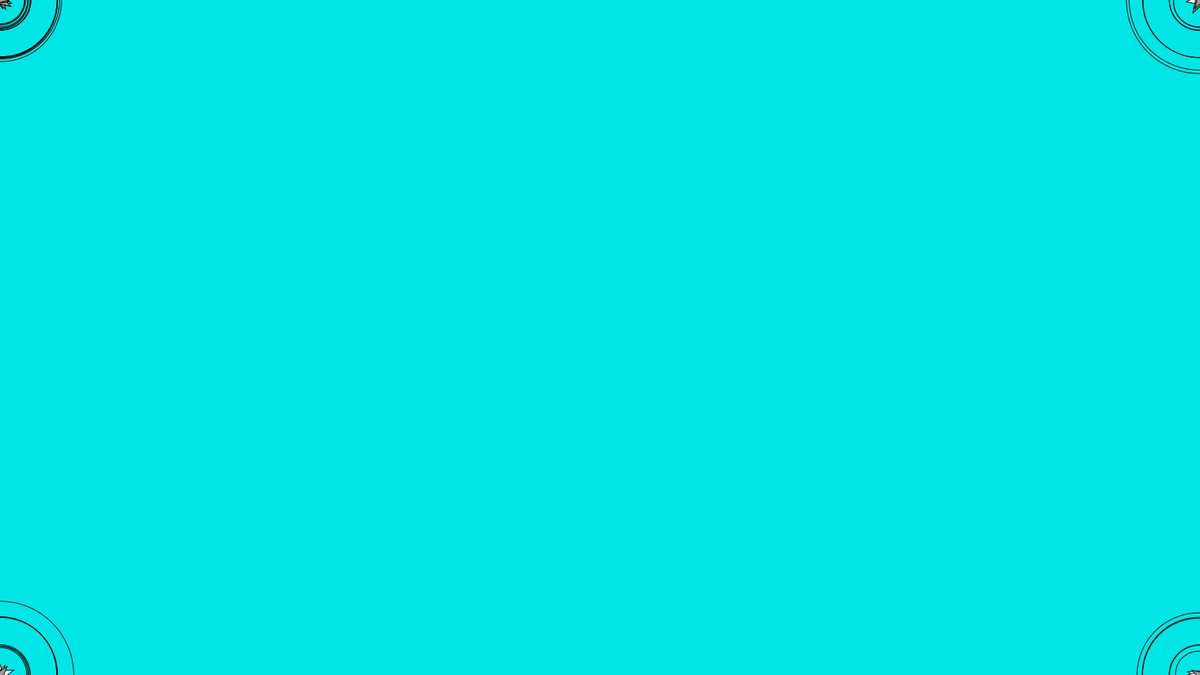
Frame 1 (no input)
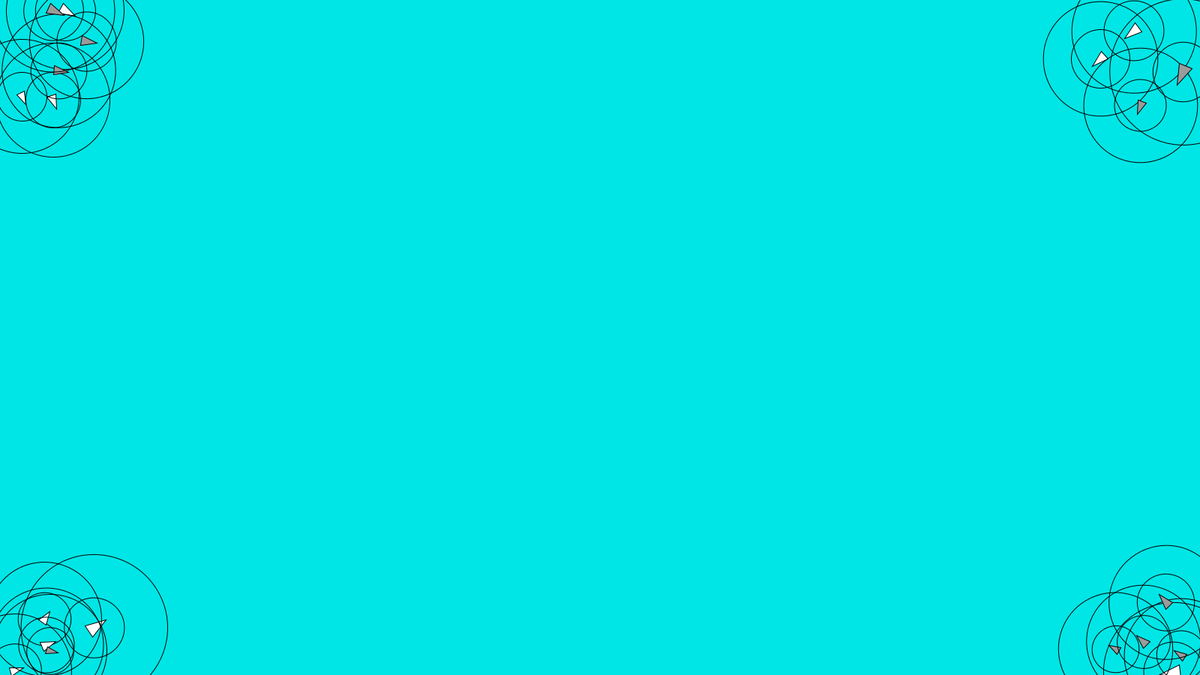
Frame 60 (the mouse pressed at the canvas centre just before this capture)
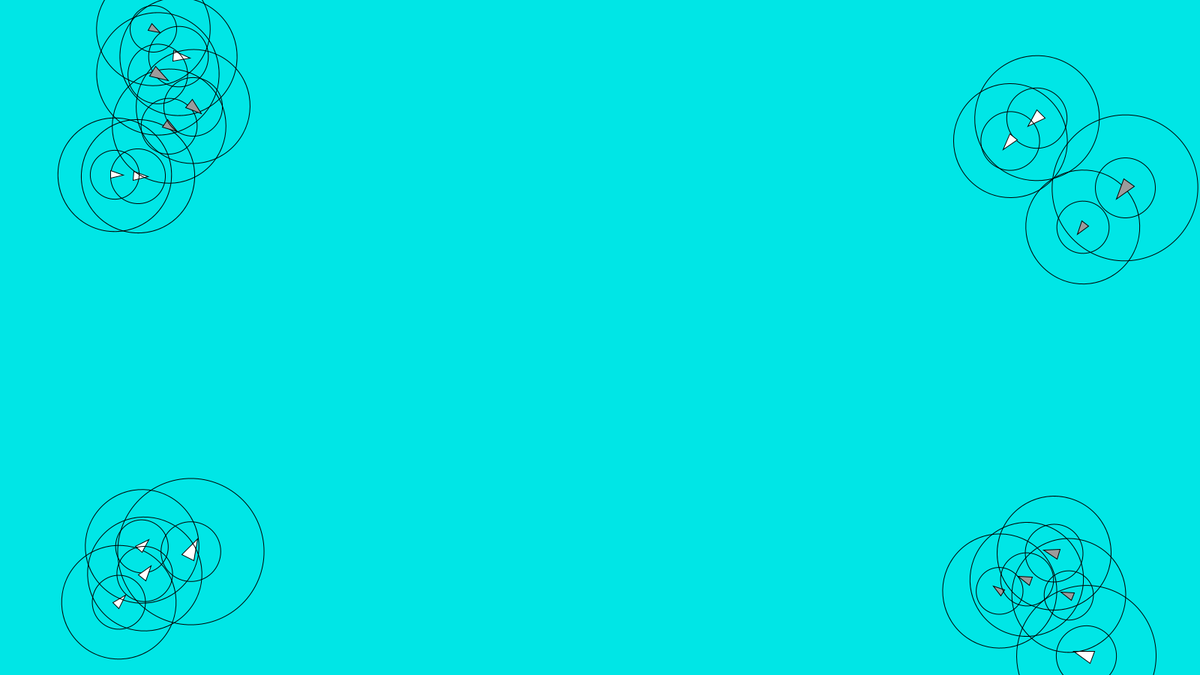
Frame 120 (the mouse held since frame 60 and released just before this capture)

The Processing sketch that drew these frames (run headless with seeded random() and noise(); from frame 60 on, the mouse is pressed at the canvas centre):

// Processing sketch: boid_simulation_3_size
// ── boid_simulation_3_size.pde
ArrayList<Flock> flock = new ArrayList<Flock>();

void setup(){
  size(1600, 900);
  background(0, 230, 230);
  noStroke();
  
  for (int i = 0; i < 2; i++){
    flock.add(new Flock(Species.PREY, 10, 255-100*i));
  }
}

void draw(){
  background(0, 230, 230); // reset background
  
  for (Flock species : flock){
    species.behave();
  }
  
}

void mousePressed() {
  switch (mouseButton){
    case (LEFT): flock.get(0).addBoid(mouseX, mouseY, 10); break;
    case (RIGHT): break;
  }
}
// ── Boid.pde
// basic boid class

class Boid {
  
  PVector pos;
  PVector vel = PVector.random2D();
  PVector acc = new PVector(0,0);
  
  PVector center, steer, noise;
  PVector cohesion, alignment, separation;
  
  //float crowdR, selfR, speed, force;
  float distance, size, weight;
  int count, colour;
  
  Boid(){ // default position
    buildBoid(0, 0, 255);
  }
  Boid(int c){ // default position with colour
    buildBoid(0, 0, c);
  }
  Boid(float x, float y){ // set position
    buildBoid(x, y, 255);
  }
  Boid(float x, float y, int c){ // set position with colour
    buildBoid(x, y, c);
  }
  
  void buildBoid(float x, float y, int c){ // function setting
    pos = new PVector(x, y);
    colour = c;
    size = random(0.6)+0.7;
  }
  
  void move(ArrayList<Boid> flock){
    applyForce(flock);
    
    // animate and edge detection
    wrap();
    draw();
  }
  
  void applyForce(ArrayList<Boid> flock){
  }
  
  
  PVector cohesion(ArrayList<Boid> flock, float radius){
    center = new PVector(0,0);
    count = 0;
    for (Boid boid : flock){
      distance = PVector.dist(boid.pos, pos);
      if ((distance > 0)&&(distance < radius)){ // check for neighbour
        center.add(boid.pos); // add position
        count++;
      }
    }
    if (count > 0){
      center.div(count); // average position (target)
      center.sub(pos); // vector point from position to target
    }
    return center;
  }
  
  PVector alignment(ArrayList<Boid> flock, float radius){
    center = new PVector(0,0);
    for (Boid boid : flock){
      distance = PVector.dist(boid.pos, pos);
      if ((distance > 0)&&(distance < radius)){ // check for neighbour
        center.add(boid.vel); // accumulate velocity
      }
    }
    return center;
  }
  
  PVector separation(ArrayList<Boid> flock, float radius){
    center = new PVector(0,0);
    steer = new PVector(0,0);
    for (Boid boid : flock){
      distance = PVector.dist(boid.pos, pos);
      if ((distance > 0)&&(distance < radius)){ // check for neighbour
        center = PVector.sub(pos, boid.pos); // separate from center
        center.normalize().div(distance); // weight by distance
        steer.add(center); // accumulate direction
      }
    }
    return steer;
  }
  
  void draw(){
  }
  
  void wrap(){ // warp around the screen
   pos.x = (pos.x + width) % width;
   pos.y = (pos.y + height) % height;
  }
  
}
// ── Flock.pde
enum Species { // enum for type of boid
  PREY("prey"), PREDATOR("Predator");
  
  private final String name;
  Species(String s){
    this.name = s; // set name of species
  }
}

class Flock { // create a flock of boids
  ArrayList<Boid> flock = new ArrayList<Boid>();
  Species species; // species type variable
  int colour;
  
  Flock(){ // default constructor
    println("Default setting : Prey");
    buildSpecies(Species.PREY, 50, 255);
  }
  Flock(Species s){ // new flock of 1 boid
    buildSpecies(s, 50, 255);
  }
  Flock(Species s, int n){ // new flock of n boids
    buildSpecies(s, n, 255);
  }
  Flock(Species s, int n, int c){ // new flock of n boids c colour
    buildSpecies(s, n, c);
  }
  
  // function setting population and colour
  void buildSpecies(Species s, int n, int c){
    species = s;
    colour = c;
    addBoid(n);
    println("Building", n, species.name);
  }
    
  
  void addBoid(){ // add 1 boid
    switch (species){
      case PREY: flock.add(new Prey(colour)); break;
      case PREDATOR: flock.add(new Predator(colour)); break;
    }
  }
  void addBoid(int n){ // add multiple boid
    for (int i = 0; i < n; i++){
      addBoid();
    }
  }
  void addBoid(float x, float y){ // add 1 boid at mouse position
    switch (species){
      case PREY: flock.add(new Prey(x, y, colour)); break;
      case PREDATOR: flock.add(new Predator(x, y, colour)); break;
    }
  }
  void addBoid(float x, float y, int n){ // add n boid at mouse position
    for (int i = 0; i < n; i++){
      addBoid(x, y);
    }
  }
  
  // calculating all boid movement
  void behave(){
    for (Boid boid : flock){
      boid.move(flock);
    }
  }
}
// ── Predator.pde
class Predator extends Boid {
  Predator(){
    super();
  }
  Predator(int c){
    super(c);
  }
  Predator(float x, float y){
    super(x, y);
  }
  Predator(float x, float y, int c){
    super(x, y, c);
  }
  
}
// ── Prey.pde
class Prey extends Boid {
  static final float defaultCrowdR = 60;
  static final float defaultSelfR = 40;
  static final float defaultMaxSpeed = 3;
  static final float defaultMaxForce = 0.05;
  
  float crowdR, selfR, maxSpeed, maxForce;
  
  Prey(){
    super();
  }
  Prey(int c){
    super(c);
  }
  Prey(float x, float y){
    super(x, y);
  }
  Prey(float x, float y, int c){
    super(x, y, c);
  }
  
  void buildBoid(float x, float y, int c){
    super.buildBoid(x, y, c);
    crowdR = defaultCrowdR+(max(1, size)-0.8)*80;
    selfR = defaultSelfR+(min(1, size)-1)*30;
    maxSpeed = defaultMaxSpeed/(min(1, size)/4+0.75);
    maxForce = defaultMaxForce/(size/2+1);
  }
  
  void applyForce(ArrayList<Boid> flock){
    // calculate force
    cohesion = calcForce(cohesion(flock));
    alignment = calcForce(alignment(flock));
    separation = calcForce(separation(flock));
    
    // Weight force
    acc.add(cohesion.mult(1));
    acc.add(alignment.mult(2));
    acc.add(separation.mult(4));
    
    // add noise
    noise =  new PVector(random(2)-1, random(2)-1).div(4);
    
    // update position and speed
    vel.add(acc).add(noise).limit(maxSpeed); // limit speed before noise
    pos.add(vel);
    acc = new PVector(0,0); // reset acceleration
  }
  
  PVector calcForce(PVector desired){
    steer = new PVector(0, 0);
    if (desired.magSq() > 0){ // if there is a non-zero vector
      desired.setMag(maxSpeed); // limit desired speed
      steer = PVector.sub(desired, vel); // find steering force
      steer.limit(maxForce); // limit force
    }
    return steer;
  }
  
  PVector cohesion(ArrayList<Boid> flock){
    return cohesion(flock, crowdR);
  }
  
  PVector alignment(ArrayList<Boid> flock){
    return alignment(flock, crowdR);
  }
  
  PVector separation(ArrayList<Boid> flock){
    return separation(flock, selfR);
  }
  
  void draw(){
    // translate coordinates
    pushMatrix();
    translate(pos.x, pos.y);
    rotate(vel.heading());
    
    // display radius of behaviour
    noFill(); stroke(0);
    ellipse(0, 0, crowdR*2, crowdR*2);
    ellipse(0, 0, selfR*2, selfR*2);
    fill(colour, colour, colour);
    
    // draw triangle
    triangle(15*size, 0, -7*size, 7*size, -7*size, -7*size);
    popMatrix(); 
  }
  
}
